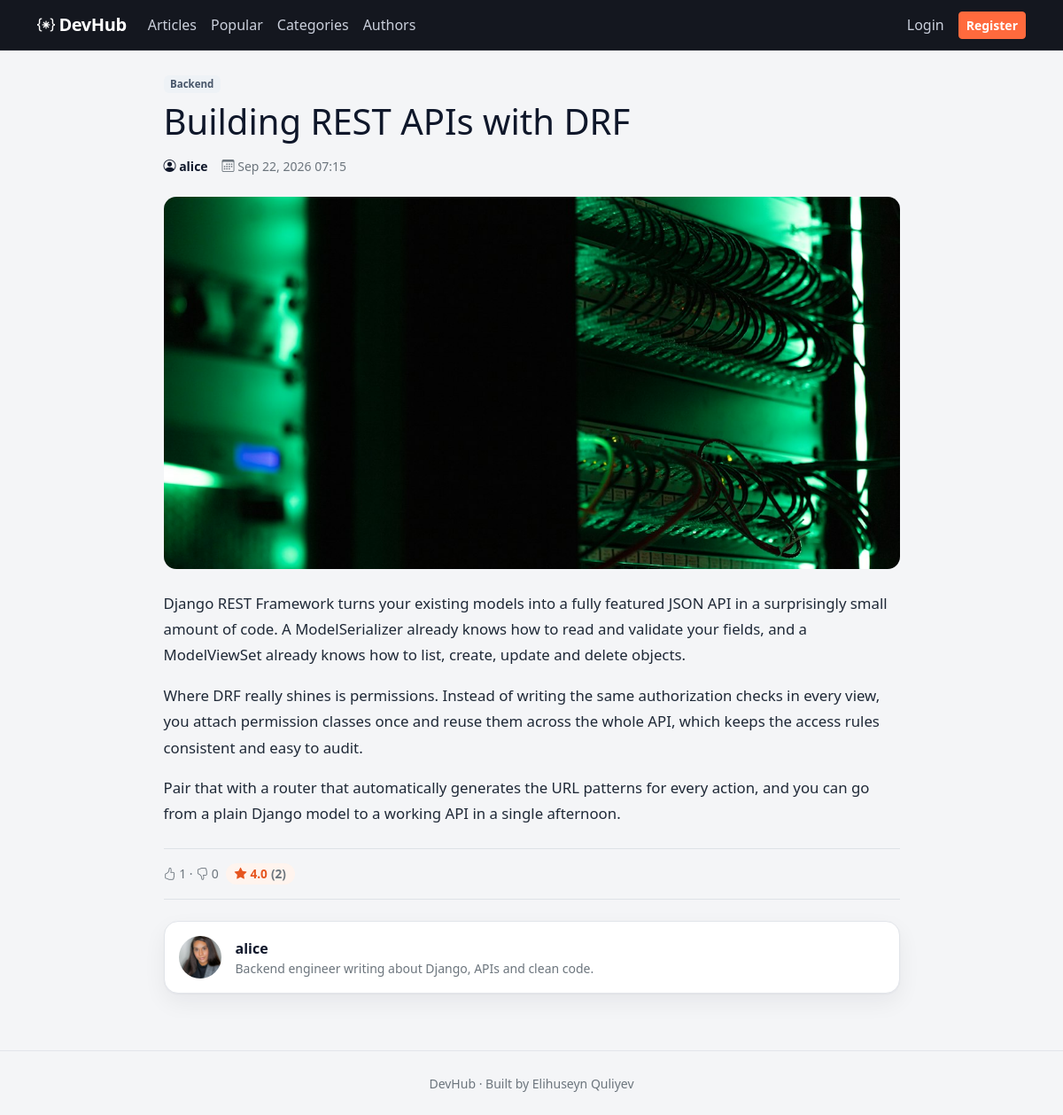
Page /2/ on the committed database.
### articles/models.py (models this page shows, shortened)
class Article(models.Model):
    CATEGORY_CHOICES = [
        ('backend', 'Backend'),
        ('frontend', 'Frontend'),
        ('ai', 'AI'),
        ('cyber_security', 'Cyber Security'),
        ('cyber_sport', 'Cyber Sport'),
        ('game_development', 'Game Development'),
    ]
    STATUS_CHOICES = [
        ('pending', 'Pending review'),
        ('published', 'Published'),
    ]
    title = models.CharField(max_length=200)
    image = models.ImageField(upload_to='articles/')
    content = models.TextField()
    category = models.CharField(max_length=30, choices=CATEGORY_CHOICES)
    status = models.CharField(max_length=20, choices=STATUS_CHOICES, default='pending')
    author = models.ForeignKey(
        settings.AUTH_USER_MODEL,
        on_delete=models.CASCADE,
        related_name='articles',
    )
    created_at = models.DateTimeField(auto_now_add=True)
    updated_at = models.DateTimeField(auto_now=True)
    class Meta:
        ordering = ('-created_at',)
    def average_rating(self):
        result = self.ratings.aggregate(avg=Avg('value'))['avg']
        return round(result, 1) if result else 0
    def ratings_count(self):
        return self.ratings.count()
    def likes_count(self):
        return self.reactions.filter(value=Reaction.LIKE).count()
    def dislikes_count(self):
        return self.reactions.filter(value=Reaction.DISLIKE).count()

### accounts/models.py (models this page shows, shortened)
class Profile(models.Model):
    user = models.OneToOneField(
        settings.AUTH_USER_MODEL,
        on_delete=models.CASCADE,
        related_name='profile',
    )
    bio = models.TextField(max_length=300, blank=True)
    avatar = models.ImageField(upload_to='avatars/', blank=True, null=True)

### articles/views.py (the view, shortened to what this page needs)
# urls.py: path('<int:article_id>/', views.article_detail, name='article_detail'),
def article_detail(request, article_id):
    article = get_object_or_404(Article, pk=article_id)
    if article.status != 'published':
        is_owner = request.user.is_authenticated and article.author == request.user
        is_staff = request.user.is_authenticated and request.user.is_staff
        if not is_owner and not is_staff:
            return HttpResponseForbidden("This article is not published yet")
    user_reaction = None
    is_favorite = False
    user_rating = None
    rating_form = RatingForm(initial={'value': user_rating})
    can_manage = request.user.is_authenticated and (
        request.user == article.author or request.user.is_staff
    )
    return render(request, 'articles/article_detail.html', {
        'article': article,
        'user_reaction': user_reaction,
        'is_favorite': is_favorite,
        'rating_form': rating_form,
        'can_manage': can_manage,
    })

### templates/articles/article_detail.html (shortened to what this page needs)
{% extends 'base.html' %}
{% block content %}
    <div class="row justify-content-center">
        <div class="col-lg-9">
            <span class="badge category-badge mb-2">{{ article.get_category_display }}</span>
            <h1 class="mb-3">{{ article.title }}</h1>
            <div class="d-flex align-items-center gap-3 text-secondary small mb-4">
                <a href="{% url 'articles:author_detail' article.author.username %}" class="author-link">
                    <i class="bi bi-person-circle"></i> {{ article.author.username }}
                </a>
                <span><i class="bi bi-calendar3"></i> {{ article.created_at|date:'M j, Y H:i' }}</span>
            </div>
            <img src="{{ article.image.url }}" class="article-cover mb-4" alt="{{ article.title }}">
            <div class="article-content mb-4">
                {{ article.content|linebreaks }}
            </div>
            <div class="d-flex flex-wrap align-items-center gap-2 py-3 border-top border-bottom mb-4">
                {% if user.is_authenticated %}
                    <form method="post" action="{% url 'articles:toggle_reaction' article.id 'like' %}">
                        {% csrf_token %}
                        <button type="submit" class="btn btn-sm {% if user_reaction == 'like' %}btn-brand{% else %}btn-outline-secondary{% endif %}">
                            <i class="bi bi-hand-thumbs-up"></i> {{ article.likes_count }}
                        </button>
                    </form>
                    <form method="post" action="{% url 'articles:toggle_reaction' article.id 'dislike' %}">
                        {% csrf_token %}
                        <button type="submit" class="btn btn-sm {% if user_reaction == 'dislike' %}btn-brand{% else %}btn-outline-secondary{% endif %}">
                            <i class="bi bi-hand-thumbs-down"></i> {{ article.dislikes_count }}
                        </button>
                    </form>
                    <form method="post" action="{% url 'articles:toggle_favorite' article.id %}">
                        {% csrf_token %}
                        <button type="submit" class="btn btn-sm {% if is_favorite %}btn-brand{% else %}btn-outline-secondary{% endif %}">
                            <i class="bi bi-bookmark-star"></i>
                            {% if is_favorite %}Saved{% else %}Save{% endif %}
                        </button>
                    </form>
                    <form method="post" action="{% url 'articles:rate_article' article.id %}" class="d-flex align-items-center gap-2 ms-auto">
                        {% csrf_token %}
                        {{ rating_form.value }}
                        <button type="submit" class="btn btn-outline-secondary btn-sm">Rate</button>
                    </form>
                {% else %}
                    <span class="text-secondary small">
                        <i class="bi bi-hand-thumbs-up"></i> {{ article.likes_count }}
                        &middot;
                        <i class="bi bi-hand-thumbs-down"></i> {{ article.dislikes_count }}
                    </span>
                {% endif %}
                <span class="rating-pill ms-auto ms-lg-0">
                    <i class="bi bi-star-fill"></i> {{ article.average_rating }}
                    <span class="text-secondary">({{ article.ratings_count }})</span>
                </span>
            </div>
            <div class="card author-card">
                <div class="card-body d-flex align-items-center gap-3">
                    {% if article.author.profile.avatar %}
                        <img src="{{ article.author.profile.avatar.url }}" class="author-avatar" alt="{{ article.author.username }}">
                    {% else %}
                        <i class="bi bi-person-circle author-avatar-placeholder"></i>
                    {% endif %}
                    <div>
                        <a href="{% url 'articles:author_detail' article.author.username %}" class="fw-semibold author-link">
                            {{ article.author.username }}
                        </a>
                        <p class="text-secondary small mb-0">
                            {{ article.author.profile.bio|default:'This author has not written a bio yet' }}
                        </p>
                    </div>
                </div>
            </div>
        </div>
    </div>
{% endblock %}

### static/articles/css/style.css (style rules this page uses)
:root { --brand: #ff6a3d; --brand-dark: #e6551f; --ink: #0f172a; --ink-soft: #475569; --bg: #f4f5f7; --surface: #ffffff; --border: #e2e5ea; }
body { background: var(--bg); color: var(--ink); font-family: "Segoe UI", ui-sans-serif, system-ui, -apple-system, sans-serif; }
a { color: var(--brand-dark); }
.auth-card, .form-card, .author-card, .table-card { border: 1px solid var(--border); border-radius: 16px; box-shadow: 0 1px 2px rgba(15, 23, 42, 0.04), 0 10px 26px rgba(15, 23, 42, 0.06); }
.article-cover { width: 100%; max-height: 420px; object-fit: cover; border-radius: 14px; }
.article-content { font-size: 1.05rem; line-height: 1.75; color: #1f2937; }
.category-badge { background: #eef2f6; color: var(--ink-soft); font-weight: 600; font-size: 0.72rem; }
.rating-pill { display: inline-flex; align-items: center; gap: 4px; padding: 2px 10px; background: #fff4ee; color: var(--brand-dark); border-radius: 999px; font-weight: 700; font-size: 0.85rem; }
.author-link { color: var(--ink); text-decoration: none; font-weight: 600; }
.author-avatar, .author-avatar-placeholder { width: 48px; height: 48px; border-radius: 50%; object-fit: cover; }

### rows in the picture
Article: category "Backend", title "Building REST APIs with DRF", author.username "alice", created_at "Sep 22, 2026 07:15", image (picture), content "Django REST Framework turns your existing models into a fully featured JSON API in a surprisingly small amount of code. A ModelSerializer already knows how to read and validate your fields, and a ModelViewSet already knows how to list, create, update and delete objects. Where DRF really shines is permissions. Instead of writing the same authorization checks in every view, you attach permission classes once and reuse them across the whole API, which keeps the access rules consistent and easy to audit. Pair that with a router that automatically generates the URL patterns for every action, and you can go from a plain Django model to a working API in a single afternoon.", likes_count "1", dislikes_count "0", average_rating "4.0", ratings_count "2", author.profile.avatar (picture), author.profile.bio "Backend engineer writing about Django, APIs and clean code."
